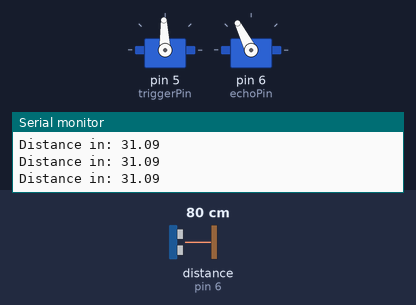
Bench run of a sketch on a simulated Arduino Uno, built with avr-gcc and run on an emulated ATmega328P. Shown: 2 × servo, the last lines printed to the serial monitor. Inputs (shaded band) come from the test bench; at power-on: distance to the obstacle (sensor on pin 6) 80 cm. The echo pulse lasts 58.3 µs per cm.

Above: at 1.8 s.
1.9 s: distance to the obstacle (sensor on pin 6) set to 2 cm
At 2.3 s:
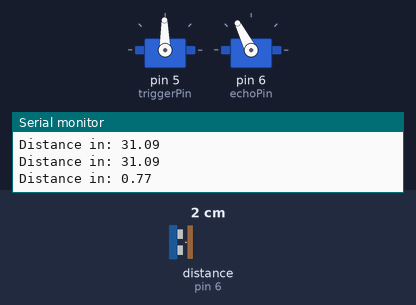
3.5 s: distance to the obstacle (sensor on pin 6) set to 120 cm
At 4.8 s:
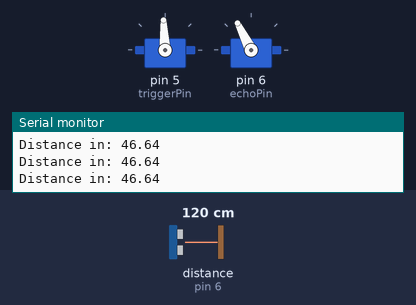
Timing chart, 0 to 6.5 s (numbered marks = the images above; inputs shaded):
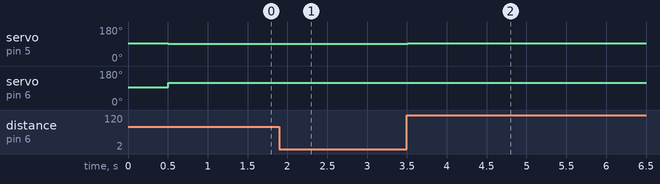

Measured:
- after the input at 1.9 s, servo on pin 5 (triggerPin): 92° → 91° after 0.10 s
- after the input at 3.5 s, servo on pin 5 (triggerPin): 91° → 93° at once

The sketch:

Wall_Follow.ino
```cpp
#include <Servo.h>
Servo steering;
Servo throttle;

const byte triggerPin = 5;
const byte echoPin = 6;
const int steeringPin = 5;
const int throttlePin = 6;
unsigned long duration = 0;
float distance_cm = 0;
float ACTUAL_WALL_DIST = 0;
float DESIRED_WALL_DIST = 36;
const int STRAIGHT = 1500;
float STEERING_CORRECTION = 0;
const float K = 0.5;

float cmConvert = 1/55.0;
float inConvert = 1/150.0;

unsigned long tk = 0;

unsigned long tLoopLast = 0, tLoopSample = 500;

void setup() {
  Serial.begin(9600);

  pinMode(triggerPin, OUTPUT);
  pinMode(echoPin, INPUT);

  steering.attach(steeringPin);
  throttle.attach(throttlePin);

    // Start stopped and straight
  steering.writeMicroseconds(1500);
  throttle.writeMicroseconds(1500);

}

void loop() {

  tk = millis();

  if (tk - tLoopLast >= tLoopSample) {
    tLoopLast = tk;

    // Trigger the Ultrasonic
    digitalWrite(triggerPin, LOW);
    delayMicroseconds(2);
    digitalWrite(triggerPin, HIGH);
    delayMicroseconds(10);
    digitalWrite(triggerPin, LOW);

    // Read the pulse length from ECHO
    duration = pulseIn(echoPin, HIGH, 15000);

    // Convert pulse to distance
    ACTUAL_WALL_DIST = duration*inConvert;

    STEERING_CORRECTION = (1500 - (K*(DESIRED_WALL_DIST - ACTUAL_WALL_DIST)));

    steering.writeMicroseconds(STEERING_CORRECTION);
    throttle.writeMicroseconds(1750);
    Serial.print("Distance in: ");
    Serial.print(ACTUAL_WALL_DIST);
    Serial.print("\n\r");
  }
}
```
